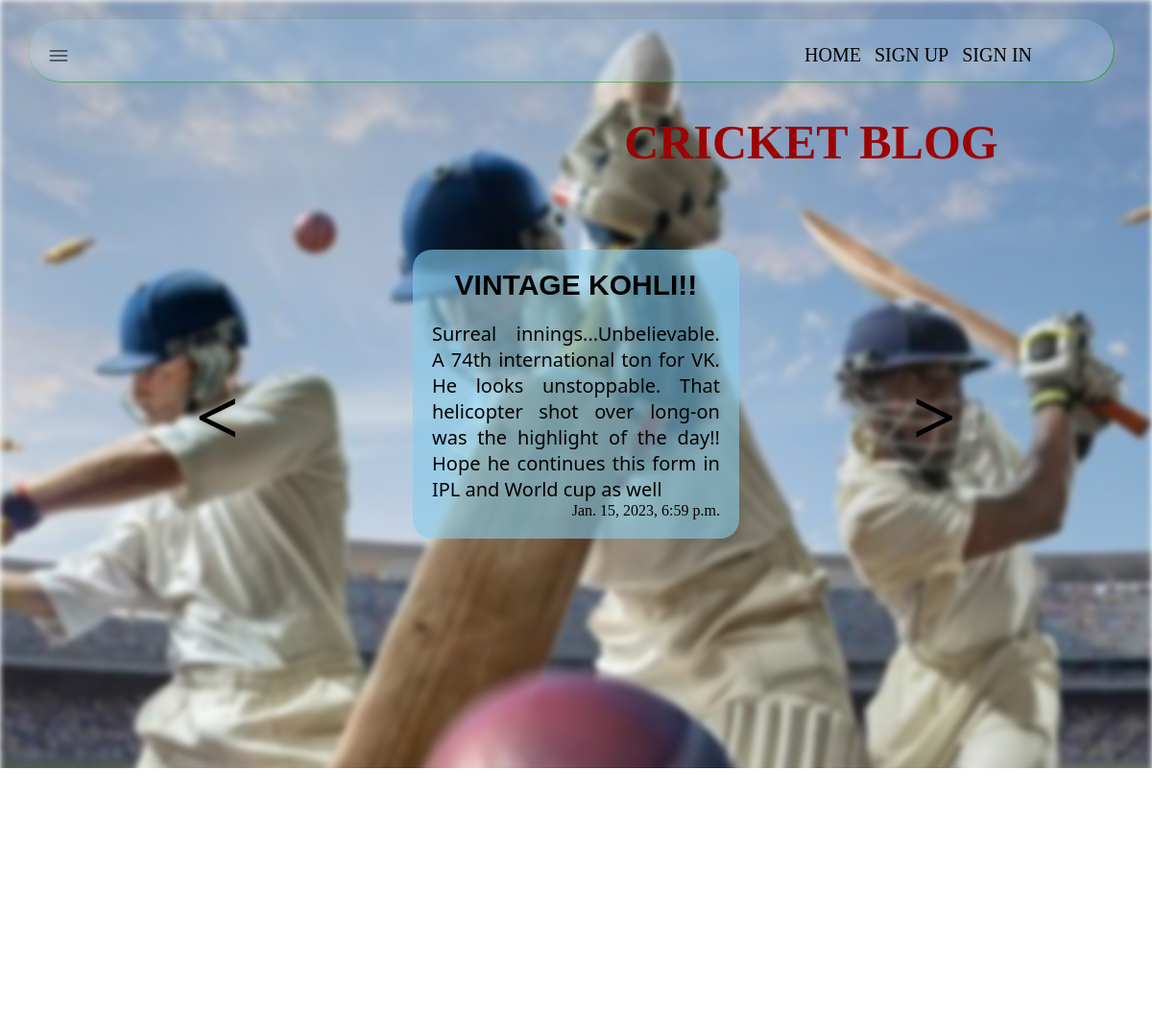
The page / on the database its author committed.
### posts/models.py (models this page shows)
class Post(models.Model):
    title = models.CharField(max_length=100)
    body = models.CharField(max_length=1000000)
    created_at = models.DateTimeField(default=datetime.now, blank=True)

### posts/views.py (the view)
# urls.py: 2. Add a URL to urlpatterns:  path('', views.home, name='home')
def home(request):
    posts = Post.objects.all()
    return render(request, 'home.html', {'posts': posts})

### templates/home.html (shortened to what this page needs)
<!DOCTYPE html>
<html>
  <head>
    {%load static%}
    <link rel="stylesheet" href="{% static 'home.css'%}" />
    <link rel="stylesheet" href="{% static 'general.css'%}" />
    <link rel="stylesheet" href="{% static 'sidebar.css'%}" />
    <link rel="stylesheet" href="{% static 'blogPosts.css'%}" />
    <link rel="stylesheet" href="{% static 'media.css'%}" />
  </head>
  <body>
    <div class="mst-container fadeIn">
    </div>
    <main class="main-content">
      <nav class="top-nav">
        <div class="sidebar-div">
          {%load static%}
          <img
            class="sidebar-icon"
            src="{%static 'sidebar-icon.png'%}"
            alt=""
          />
        </div>
        <ul>
          <li><a href="{% url 'home' %}">HOME</a></li>
          <li>SIGN UP</li>
          <li>SIGN IN</li>
        </ul>
      </nav>
      <div class="bat-ball-area">
        {%load static%}
        <div class="header-div">
          <h1 class="heading">CRICKET BLOG</h1>
        </div>
      </div>
      <div class="BLOG-CONTAINER">
        <div class="scroll-holder">
          <a class="prev" onclick="plusSlides(-1)">&lt;</a>
        </div>
        {% for post in posts reversed%}
        <div class="BLOG-CONTENT fade">
          <div class="post-heading">{{post.title}}</div>
          <div class="post-body">{{post.body}}</div>
          <div class="post-created-at">{{post.created_at}}</div>
        </div>
        {% endfor %}
        <div class="scroll-holder">
          <a class="next" onclick="plusSlides(+1)">&gt;</a>
        </div>
      </div>
    </main>
  </body>
</html>

### static/home.css (style rules this page uses)
.heading { font-size: 50px; font-weight: bold; font-family: cursive; color: rgb(156, 3, 3); margin-left: 220px; animation-name: changeColor; animation-duration: 9s; animation-timing-function: ease-in; animation-iteration-count: infinite; }
.mst-container { position: relative; background-image: url("ball_bat_stadium.jpg"); height: 100%; width: 100%; background-position: center; background-repeat: no-repeat; background-size: cover; padding-top: 250px; filter: blur(3px); overflow: hidden; }
.fadeIn { animation: fadeIn 1s ease-in-out; }
.main-content { position: absolute; top: 0px; width: 100%; height: 50%; }
.top-nav { position: relative; background-color:rgb(159, 197, 231,0.3); box-shadow: 0.5px 0.5px 1px 0.1px rgb(6, 164, 6);; display: flex; flex-wrap: wrap; justify-content: flex-end; padding-right: 75px; border-radius: 50px; right: 0; margin-top: 20px; margin-left: 30px; margin-right: 40px; }
.sidebar-div { flex: 0 0 98%; height: 10px; }
.sidebar-icon { height: 75px; object-fit: contain; }
.top-nav ul { margin: none; }
.top-nav ul li { list-style: none; display: inline-block; margin-right: 10px; font-size: 20px; margin-top: 0px; }
.top-nav ul li a { text-decoration: none; color: black; }
.bat-ball-area { position: relative; padding-left:130px; margin-left: 20px; margin-top: 5px; display: flex; flex-direction: row; justify-items: center; flex-wrap: nowrap; }

### static/general.css (style rules this page uses)
body,html { width: 100%; height: 100%; max-height: 100%; max-width: 100%; overflow-x: hidden; }
body { overflow-y: hidden; margin: 0; }

### static/sidebar.css (style rules this page uses)
.sidebar-icon { width: 20px; flex: 0 0 100%; }

### static/blogPosts.css (style rules this page uses)
.BLOG-CONTENT { padding: 20px; border-radius: 20px; background-color: rgb(135, 206, 235,0.6); text-align: center; width: 300px; height: fit-content; display: none; }
.fade { animation-name: fade; animation-duration: 1.5s; }
.BLOG-CONTAINER { position: relative; width: 100%; height: 100%; display: flex; flex-direction:row; justify-content:space-around; padding-top:50px; }
.post-heading { font-family: 'Lucida Sans', 'Lucida Sans Regular', 'Lucida Grande', 'Lucida Sans Unicode', Geneva, Verdana, sans-serif; font-size: 30px; font-weight: bolder; margin-bottom: 20px; }
.post-body { height:max-content; text-align: justify; font-family: 'Segoe UI', Tahoma, Geneva, Verdana, sans-serif; font-size: 20px; }
.post-created-at { text-align: end; bottom: 0; }
.prev, .next { cursor: pointer; position: absolute; font-weight: bolder; font-size: 80px; transition: 0.6s ease; border-radius: 50%; user-select: none; text-align: center; margin: none; color: black; }
.prev { right:0; top: 70px; top:130px; height:100px; width:100px; }
.next { top:130px; height:100px; width:100px; }
.scroll-holder { position: relative; width: 200px; }

### static/media.css (style rules this page uses)
@media only screen and (max-width: 1300px) { .bat-ball-area { display: block; padding-left:250px; text-align: left; } }

### rows shown on the page
Post: title "VINTAGE KOHLI!!", body "Surreal innings...Unbelievable. A 74th international ton for VK. He looks unstoppable. That helicopter shot over long-on was the highlight of the day!! Hope he continues this form in IPL and World cup as well", created_at "Jan. 15, 2023, 6:59 p.m."
